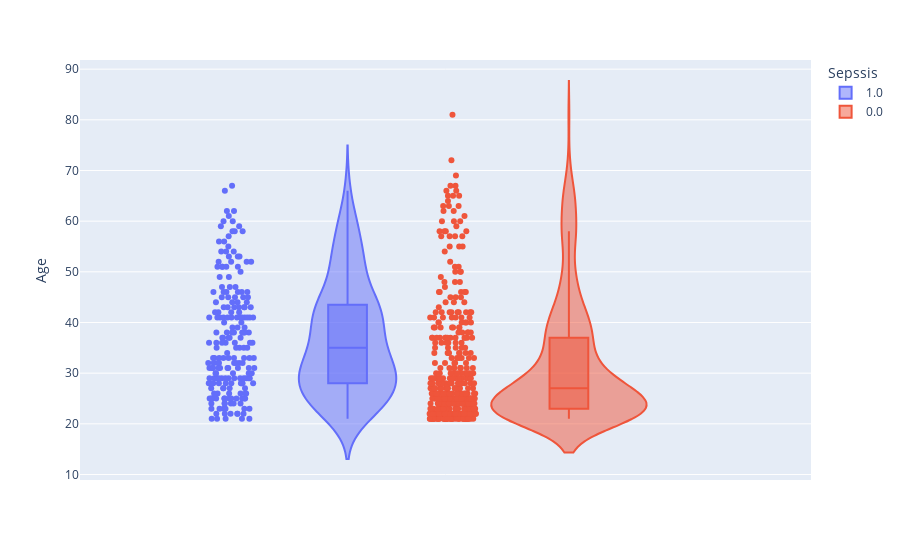

The cell this chart's notebook holds for it:
### Markdown cell above
##### `Are older patients more likely to have sepsis?(50 and above)`

### Code cell
fig = px.violin(data, y="Age", color="Sepssis",box = True,points='all',
                #violinmode='overlay', # draw violins on top of each other
                # default violinmode is 'group' as in example above
                hover_data=data.columns)
fig.show()

### Figure 1 — Plotly figure (JSON) as saved in the notebook; plotly's stock layout.template omitted (floating-point values rounded to 4 significant figures; data arrays with more than 128 entries replaced by an {"elided": "..."} marker saying what was removed)
{"data": [{"alignmentgroup": "True", "box": {"visible": true}, "customdata": {"elided": "208x9 float values"}, "hovertemplate": "Sepssis=%{customdata[8]}<br>Age=%{y}<br>PRG=%{customdata[0]}<br>PL=%{customdata[1]}<br>PR=%{customdata[2]}<br>SK=%{customdata[3]}<br>TS=%{customdata[4]}<br>M11=%{customdata[5]}<br>BD2=%{customdata[6]}<br>Insurance=%{customdata[7]}<extra></extra>", "legendgroup": "1.0", "marker": {"color": "#636efa"}, "name": "1.0", "offsetgroup": "1.0", "orientation": "v", "points": "all", "scalegroup": "True", "showlegend": true, "type": "violin", "x0": " ", "xaxis": "x", "y": {"elided": "208 int values"}, "y0": " ", "yaxis": "y"}, {"alignmentgroup": "True", "box": {"visible": true}, "customdata": {"elided": "391x9 float values"}, "hovertemplate": "Sepssis=%{customdata[8]}<br>Age=%{y}<br>PRG=%{customdata[0]}<br>PL=%{customdata[1]}<br>PR=%{customdata[2]}<br>SK=%{customdata[3]}<br>TS=%{customdata[4]}<br>M11=%{customdata[5]}<br>BD2=%{customdata[6]}<br>Insurance=%{customdata[7]}<extra></extra>", "legendgroup": "0.0", "marker": {"color": "#EF553B"}, "name": "0.0", "offsetgroup": "0.0", "orientation": "v", "points": "all", "scalegroup": "True", "showlegend": true, "type": "violin", "x0": " ", "xaxis": "x", "y": {"elided": "391 int values"}, "y0": " ", "yaxis": "y"}], "layout": {"legend": {"title": {"text": "Sepssis"}, "tracegroupgap": 0}, "margin": {"t": 60}, "violinmode": "group", "xaxis": {"anchor": "y", "domain": [0, 1]}, "yaxis": {"anchor": "x", "domain": [0, 1], "title": {"text": "Age"}}}}
